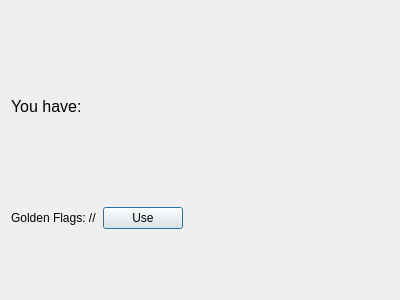
<?xml version="1.0" encoding="UTF-8"?>
<ui version="4.0">
 <class>ItemsDialog</class>
 <widget class="QDialog" name="ItemsDialog">
  <property name="geometry">
   <rect>
    <x>0</x>
    <y>0</y>
    <width>400</width>
    <height>300</height>
   </rect>
  </property>
  <property name="windowTitle">
   <string>Dialog</string>
  </property>
  <layout class="QVBoxLayout" name="verticalLayout">
   <item>
    <widget class="QLabel" name="youHaveLabel">
     <property name="font">
      <font>
       <pointsize>12</pointsize>
      </font>
     </property>
     <property name="text">
      <string>You have:</string>
     </property>
    </widget>
   </item>
   <item>
    <layout class="QHBoxLayout" name="horizontalLayout">
     <item>
      <widget class="QLabel" name="goldenFlagsLabel">
       <property name="text">
        <string>Golden Flags: //</string>
       </property>
      </widget>
     </item>
     <item>
      <widget class="QPushButton" name="pushButtonUseGoldenFlag">
       <property name="text">
        <string>Use</string>
       </property>
      </widget>
     </item>
     <item>
      <spacer name="horizontalSpacer">
       <property name="orientation">
        <enum>Qt::Horizontal</enum>
       </property>
       <property name="sizeHint" stdset="0">
        <size>
         <width>40</width>
         <height>20</height>
        </size>
       </property>
      </spacer>
     </item>
    </layout>
   </item>
   <item>
    <spacer name="verticalSpacer">
     <property name="orientation">
      <enum>Qt::Vertical</enum>
     </property>
     <property name="sizeType">
      <enum>QSizePolicy::Minimum</enum>
     </property>
     <property name="sizeHint" stdset="0">
      <size>
       <width>20</width>
       <height>60</height>
      </size>
     </property>
    </spacer>
   </item>
  </layout>
 </widget>
 <resources/>
 <connections/>
</ui>
